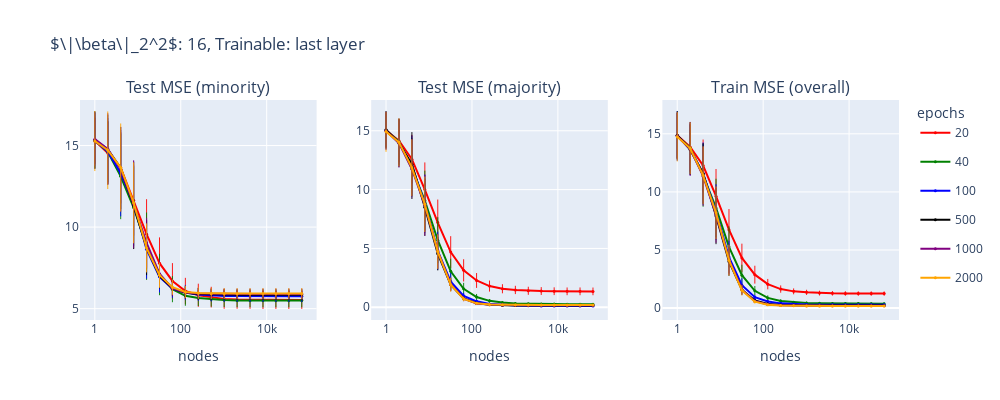

The cell this chart's notebook holds for it:
### Code cell
epochs_list = np.unique(df['epochs'])
color_list=['red', 'green', 'blue', 'black', 'purple', 'orange']

from plotly.subplots import make_subplots
import plotly.graph_objects as go
import plotly
fig = make_subplots(rows = 1, cols=3, subplot_titles=['Test MSE (minority)', 'Test MSE (majority)', 'Train MSE (overall)'])
for epochs, color in zip(epochs_list, color_list):
    line = go.scatter.Line(color = color)
    result1 = result.loc[result['epochs']==epochs]
    nodes, mean, std, count = result1['nodes'], result1['minority-mse']['mean'], result1['minority-mse']['std'],\
     result1['minority-mse']['count']
    error_y = dict(type = 'data', array = std, color = color, width = 0, thickness = 0.9)
    marker = dict(size = 3)
    fig.append_trace(go.Scatter(x = nodes, y = mean, line = line, error_y = error_y, marker = marker, name = str(epochs),\
         legendgroup = str(epochs), showlegend = False), row = 1, col = 1)

    mean, std, count = result1['majority-mse']['mean'], result1['majority-mse']['std'], result1['majority-mse']['count']
    error_y['array'] = std
    fig.append_trace(go.Scatter(x = nodes, y = mean, line = line,  error_y = error_y, marker = marker, name = str(epochs),\
        legendgroup = str(epochs), showlegend = False), row = 1, col = 2)

    mean, std, count = result1['train-mse']['mean'], result1['train-mse']['std'], result1['train-mse']['count']
    error_y['array'] = std
    fig.append_trace(go.Scatter(x = nodes, y = mean, line = line, error_y = error_y, marker = marker,  name = str(epochs),\
        legendgroup = str(epochs), showlegend = True), row = 1, col = 3)


fig.update_xaxes(type = 'log', title = 'nodes')
fig.update_layout(height = 400, width = 1000, legend_title_text='epochs', title = plotly_title)

fig.show()
plotly.offline.plot(fig, filename = 'html_plots/' + filename + '.html')

### Figure 1 — Plotly figure (JSON) as saved in the notebook; plotly's stock layout.template omitted (floating-point values rounded to 4 significant figures)
{"data": [{"error_y": {"array": [1.419, 1.918, 2.187, 2.169, 2.143, 1.579, 1.094, 0.8081, 0.7091, 0.6333, 0.6037, 0.5728, 0.5637, 0.5627, 0.5528, 0.5563, 0.5529], "color": "red", "thickness": 0.9, "type": "data", "width": 0}, "legendgroup": "20", "line": {"color": "red"}, "marker": {"size": 3}, "name": "20", "showlegend": false, "type": "scatter", "x": [1, 2, 4, 8, 16, 32, 64, 128, 256, 512, 1024, 2048, 4096, 8192, 16384, 32768, 65536], "xaxis": "x", "y": [15.29, 14.55, 13.64, 11.65, 9.569, 7.791, 6.699, 6.081, 5.822, 5.708, 5.596, 5.566, 5.553, 5.542, 5.536, 5.535, 5.537], "yaxis": "y"}, {"error_y": {"array": [1.524, 1.84, 2.07, 2.307, 1.961, 1.356, 0.9452, 0.631, 0.4689, 0.3876, 0.3518, 0.3422, 0.3338, 0.3288, 0.3275, 0.3301, 0.3262], "color": "red", "thickness": 0.9, "type": "data", "width": 0}, "legendgroup": "20", "line": {"color": "red"}, "marker": {"size": 3}, "name": "20", "showlegend": false, "type": "scatter", "x": [1, 2, 4, 8, 16, 32, 64, 128, 256, 512, 1024, 2048, 4096, 8192, 16384, 32768, 65536], "xaxis": "x2", "y": [15.03, 14.15, 12.58, 10.0, 7.194, 4.688, 3.137, 2.276, 1.8, 1.573, 1.472, 1.4, 1.379, 1.364, 1.355, 1.355, 1.35], "yaxis": "y2"}, {"error_y": {"array": [1.948, 2.125, 2.236, 2.338, 1.773, 1.227, 0.7691, 0.4475, 0.3143, 0.2536, 0.2225, 0.2061, 0.1947, 0.1941, 0.1914, 0.1911, 0.1894], "color": "red", "thickness": 0.9, "type": "data", "width": 0}, "legendgroup": "20", "line": {"color": "red"}, "marker": {"size": 3}, "name": "20", "showlegend": true, "type": "scatter", "x": [1, 2, 4, 8, 16, 32, 64, 128, 256, 512, 1024, 2048, 4096, 8192, 16384, 32768, 65536], "xaxis": "x3", "y": [14.87, 13.87, 12.27, 9.635, 6.753, 4.319, 2.877, 2.061, 1.638, 1.441, 1.354, 1.291, 1.271, 1.258, 1.249, 1.249, 1.246], "yaxis": "y3"}, {"error_y": {"array": [1.702, 1.882, 2.626, 2.528, 2.068, 1.267, 0.8012, 0.6101, 0.4894, 0.4485, 0.4316, 0.4159, 0.4164, 0.4105, 0.4128, 0.4127, 0.4113], "color": "green", "thickness": 0.9, "type": "data", "width": 0}, "legendgroup": "40", "line": {"color": "green"}, "marker": {"size": 3}, "name": "40", "showlegend": false, "type": "scatter", "x": [1, 2, 4, 8, 16, 32, 64, 128, 256, 512, 1024, 2048, 4096, 8192, 16384, 32768, 65536], "xaxis": "x", "y": [15.32, 14.62, 13.11, 11.2, 8.828, 7.092, 6.195, 5.787, 5.651, 5.575, 5.533, 5.506, 5.507, 5.495, 5.5, 5.497, 5.496], "yaxis": "y"}, {"error_y": {"array": [1.582, 1.958, 2.581, 2.542, 1.952, 1.065, 0.5066, 0.2597, 0.1498, 0.1148, 0.0995, 0.08794, 0.08595, 0.08456, 0.08277, 0.08361, 0.08255], "color": "green", "thickness": 0.9, "type": "data", "width": 0}, "legendgroup": "40", "line": {"color": "green"}, "marker": {"size": 3}, "name": "40", "showlegend": false, "type": "scatter", "x": [1, 2, 4, 8, 16, 32, 64, 128, 256, 512, 1024, 2048, 4096, 8192, 16384, 32768, 65536], "xaxis": "x2", "y": [15.05, 14.07, 11.78, 9.066, 5.701, 3.057, 1.569, 0.871, 0.5449, 0.3975, 0.3284, 0.2913, 0.2758, 0.2682, 0.2646, 0.2619, 0.2608], "yaxis": "y2"}, {"error_y": {"array": [1.971, 2.23, 2.709, 2.511, 1.762, 0.905, 0.4107, 0.2128, 0.1384, 0.1209, 0.1171, 0.1153, 0.1127, 0.1117, 0.111, 0.1116, 0.1108], "color": "green", "thickness": 0.9, "type": "data", "width": 0}, "legendgroup": "40", "line": {"color": "green"}, "marker": {"size": 3}, "name": "40", "showlegend": true, "type": "scatter", "x": [1, 2, 4, 8, 16, 32, 64, 128, 256, 512, 1024, 2048, 4096, 8192, 16384, 32768, 65536], "xaxis": "x3", "y": [14.83, 13.78, 11.43, 8.623, 5.271, 2.827, 1.489, 0.8794, 0.6079, 0.4949, 0.4357, 0.4087, 0.3959, 0.3894, 0.3862, 0.3842, 0.3833], "yaxis": "y3"}, {"error_y": {"array": [1.751, 2.045, 2.647, 2.592, 1.809, 0.9554, 0.5612, 0.4665, 0.3953, 0.3638, 0.3636, 0.3619, 0.3602, 0.3547, 0.3577, 0.3567, 0.3558], "color": "blue", "thickness": 0.9, "type": "data", "width": 0}, "legendgroup": "100", "line": {"color": "blue"}, "marker": {"size": 3}, "name": "100", "showlegend": false, "type": "scatter", "x": [1, 2, 4, 8, 16, 32, 64, 128, 256, 512, 1024, 2048, 4096, 8192, 16384, 32768, 65536], "xaxis": "x", "y": [15.31, 14.63, 13.31, 11.44, 8.639, 6.95, 6.224, 5.988, 5.874, 5.806, 5.78, 5.769, 5.76, 5.757, 5.756, 5.757, 5.755], "yaxis": "y"}, {"error_y": {"array": [1.636, 1.957, 2.585, 2.463, 1.626, 0.7282, 0.2558, 0.125, 0.05787, 0.03874, 0.03558, 0.03422, 0.03251, 0.03075, 0.03098, 0.03107, 0.03095], "color": "blue", "thickness": 0.9, "type": "data", "width": 0}, "legendgroup": "100", "line": {"color": "blue"}, "marker": {"size": 3}, "name": "100", "showlegend": false, "type": "scatter", "x": [1, 2, 4, 8, 16, 32, 64, 128, 256, 512, 1024, 2048, 4096, 8192, 16384, 32768, 65536], "xaxis": "x2", "y": [15.04, 13.98, 12.01, 8.806, 4.801, 2.185, 0.971, 0.506, 0.2877, 0.1902, 0.1484, 0.1281, 0.1168, 0.1119, 0.1094, 0.1083, 0.1075], "yaxis": "y2"}, {"error_y": {"array": [2.133, 2.25, 2.678, 2.389, 1.41, 0.6088, 0.2092, 0.1315, 0.1039, 0.09803, 0.09659, 0.09628, 0.0965, 0.09635, 0.09638, 0.09605, 0.09606], "color": "blue", "thickness": 0.9, "type": "data", "width": 0}, "legendgroup": "100", "line": {"color": "blue"}, "marker": {"size": 3}, "name": "100", "showlegend": true, "type": "scatter", "x": [1, 2, 4, 8, 16, 32, 64, 128, 256, 512, 1024, 2048, 4096, 8192, 16384, 32768, 65536], "xaxis": "x3", "y": [14.8, 13.69, 11.58, 8.27, 4.388, 1.967, 0.935, 0.5729, 0.4068, 0.3365, 0.3063, 0.2907, 0.2844, 0.2805, 0.2786, 0.2775, 0.2773], "yaxis": "y3"}, {"error_y": {"array": [1.765, 2.137, 2.517, 2.675, 1.682, 0.7658, 0.4825, 0.3826, 0.363, 0.3511, 0.3409, 0.3444, 0.34, 0.3391, 0.3413, 0.3397, 0.3403], "color": "black", "thickness": 0.9, "type": "data", "width": 0}, "legendgroup": "500", "line": {"color": "black"}, "marker": {"size": 3}, "name": "500", "showlegend": false, "type": "scatter", "x": [1, 2, 4, 8, 16, 32, 64, 128, 256, 512, 1024, 2048, 4096, 8192, 16384, 32768, 65536], "xaxis": "x", "y": [15.34, 14.76, 13.62, 11.33, 8.739, 7.012, 6.25, 5.978, 5.9, 5.873, 5.86, 5.858, 5.854, 5.855, 5.855, 5.855, 5.855], "yaxis": "y"}, {"error_y": {"array": [1.536, 2.043, 2.73, 2.438, 1.422, 0.5512, 0.1882, 0.0805, 0.05469, 0.05004, 0.05074, 0.05115, 0.05067, 0.05089, 0.05082, 0.05065, 0.05077], "color": "black", "thickness": 0.9, "type": "data", "width": 0}, "legendgroup": "500", "line": {"color": "black"}, "marker": {"size": 3}, "name": "500", "showlegend": false, "type": "scatter", "x": [1, 2, 4, 8, 16, 32, 64, 128, 256, 512, 1024, 2048, 4096, 8192, 16384, 32768, 65536], "xaxis": "x2", "y": [15.1, 13.96, 12.16, 8.498, 4.556, 1.918, 0.7517, 0.3514, 0.2198, 0.1724, 0.1561, 0.1482, 0.1443, 0.1428, 0.1419, 0.1413, 0.1411], "yaxis": "y2"}, {"error_y": {"array": [2.089, 2.18, 2.612, 2.427, 1.246, 0.4271, 0.1611, 0.09459, 0.08116, 0.07818, 0.076, 0.07615, 0.07563, 0.07549, 0.07539, 0.07535, 0.07527], "color": "black", "thickness": 0.9, "type": "data", "width": 0}, "legendgroup": "500", "line": {"color": "black"}, "marker": {"size": 3}, "name": "500", "showlegend": true, "type": "scatter", "x": [1, 2, 4, 8, 16, 32, 64, 128, 256, 512, 1024, 2048, 4096, 8192, 16384, 32768, 65536], "xaxis": "x3", "y": [14.87, 13.64, 11.59, 7.929, 4.015, 1.587, 0.6525, 0.3626, 0.273, 0.2446, 0.2315, 0.2266, 0.224, 0.2226, 0.2222, 0.2218, 0.2217], "yaxis": "y3"}, {"error_y": {"array": [1.63, 2.19, 2.594, 2.704, 1.527, 0.8316, 0.4725, 0.3741, 0.3469, 0.3461, 0.3387, 0.335, 0.3385, 0.3377, 0.3381, 0.3387, 0.3388], "color": "purple", "thickness": 0.9, "type": "data", "width": 0}, "legendgroup": "1000", "line": {"color": "purple"}, "marker": {"size": 3}, "name": "1000", "showlegend": false, "type": "scatter", "x": [1, 2, 4, 8, 16, 32, 64, 128, 256, 512, 1024, 2048, 4096, 8192, 16384, 32768, 65536], "xaxis": "x", "y": [15.39, 14.8, 13.55, 11.4, 9.04, 7.145, 6.239, 5.986, 5.928, 5.91, 5.905, 5.899, 5.898, 5.898, 5.896, 5.896, 5.896], "yaxis": "y"}, {"error_y": {"array": [1.612, 2.09, 2.54, 2.589, 1.482, 0.5792, 0.2111, 0.07848, 0.0672, 0.06357, 0.06407, 0.06196, 0.06203, 0.06237, 0.06246, 0.06282, 0.06274], "color": "purple", "thickness": 0.9, "type": "data", "width": 0}, "legendgroup": "1000", "line": {"color": "purple"}, "marker": {"size": 3}, "name": "1000", "showlegend": false, "type": "scatter", "x": [1, 2, 4, 8, 16, 32, 64, 128, 256, 512, 1024, 2048, 4096, 8192, 16384, 32768, 65536], "xaxis": "x2", "y": [14.99, 13.96, 11.75, 8.671, 4.753, 1.958, 0.7233, 0.3274, 0.2253, 0.192, 0.1788, 0.1719, 0.1699, 0.1687, 0.1681, 0.1678, 0.1677], "yaxis": "y2"}, {"error_y": {"array": [2.001, 2.326, 2.56, 2.416, 1.326, 0.4587, 0.1547, 0.08922, 0.07428, 0.07047, 0.06824, 0.0679, 0.06733, 0.06736, 0.06726, 0.06722, 0.06717], "color": "purple", "thickness": 0.9, "type": "data", "width": 0}, "legendgroup": "1000", "line": {"color": "purple"}, "marker": {"size": 3}, "name": "1000", "showlegend": true, "type": "scatter", "x": [1, 2, 4, 8, 16, 32, 64, 128, 256, 512, 1024, 2048, 4096, 8192, 16384, 32768, 65536], "xaxis": "x3", "y": [14.81, 13.7, 11.35, 8.04, 4.181, 1.582, 0.5937, 0.3161, 0.2445, 0.2207, 0.2101, 0.2056, 0.2036, 0.2025, 0.2021, 0.2018, 0.2017], "yaxis": "y3"}, {"error_y": {"array": [1.84, 2.378, 2.702, 2.483, 1.502, 0.7742, 0.4679, 0.3802, 0.3489, 0.3414, 0.3369, 0.3383, 0.34, 0.3389, 0.3408, 0.3402, 0.3396], "color": "orange", "thickness": 0.9, "type": "data", "width": 0}, "legendgroup": "2000", "line": {"color": "orange"}, "marker": {"size": 3}, "name": "2000", "showlegend": false, "type": "scatter", "x": [1, 2, 4, 8, 16, 32, 64, 128, 256, 512, 1024, 2048, 4096, 8192, 16384, 32768, 65536], "xaxis": "x", "y": [15.28, 14.71, 13.65, 11.49, 8.725, 7.054, 6.319, 6.02, 5.961, 5.937, 5.928, 5.926, 5.923, 5.925, 5.922, 5.922, 5.923], "yaxis": "y"}, {"error_y": {"array": [1.717, 2.036, 2.409, 2.355, 1.467, 0.5944, 0.1849, 0.08536, 0.07325, 0.07211, 0.07022, 0.07137, 0.07051, 0.07129, 0.07134, 0.07119, 0.0712], "color": "orange", "thickness": 0.9, "type": "data", "width": 0}, "legendgroup": "2000", "line": {"color": "orange"}, "marker": {"size": 3}, "name": "2000", "showlegend": false, "type": "scatter", "x": [1, 2, 4, 8, 16, 32, 64, 128, 256, 512, 1024, 2048, 4096, 8192, 16384, 32768, 65536], "xaxis": "x2", "y": [14.93, 14.02, 11.87, 8.756, 4.73, 1.919, 0.7108, 0.3329, 0.2397, 0.2119, 0.1995, 0.1938, 0.1914, 0.19, 0.1893, 0.1889, 0.1888], "yaxis": "y2"}, {"error_y": {"array": [2.12, 2.227, 2.492, 2.268, 1.326, 0.4461, 0.1377, 0.07799, 0.06512, 0.06333, 0.06076, 0.05976, 0.05889, 0.05847, 0.05848, 0.05844, 0.05853], "color": "orange", "thickness": 0.9, "type": "data", "width": 0}, "legendgroup": "2000", "line": {"color": "orange"}, "marker": {"size": 3}, "name": "2000", "showlegend": true, "type": "scatter", "x": [1, 2, 4, 8, 16, 32, 64, 128, 256, 512, 1024, 2048, 4096, 8192, 16384, 32768, 65536], "xaxis": "x3", "y": [14.75, 13.75, 11.43, 8.201, 4.122, 1.53, 0.5515, 0.292, 0.2231, 0.2001, 0.1901, 0.185, 0.1827, 0.1815, 0.1809, 0.1805, 0.1805], "yaxis": "y3"}], "layout": {"annotations": [{"font": {"size": 16}, "showarrow": false, "text": "Test MSE (minority)", "x": 0.1444, "xanchor": "center", "xref": "paper", "y": 1, "yanchor": "bottom", "yref": "paper"}, {"font": {"size": 16}, "showarrow": false, "text": "Test MSE (majority)", "x": 0.5, "xanchor": "center", "xref": "paper", "y": 1, "yanchor": "bottom", "yref": "paper"}, {"font": {"size": 16}, "showarrow": false, "text": "Train MSE (overall)", "x": 0.8556, "xanchor": "center", "xref": "paper", "y": 1, "yanchor": "bottom", "yref": "paper"}], "height": 400, "legend": {"title": {"text": "epochs"}}, "title": {"text": "$\\|\\beta\\|_2^2$: 16, Trainable: last layer"}, "width": 1000, "xaxis": {"anchor": "y", "domain": [0, 0.2889], "title": {"text": "nodes"}, "type": "log"}, "xaxis2": {"anchor": "y2", "domain": [0.3556, 0.6444], "title": {"text": "nodes"}, "type": "log"}, "xaxis3": {"anchor": "y3", "domain": [0.7111, 1], "title": {"text": "nodes"}, "type": "log"}, "yaxis": {"anchor": "x", "domain": [0, 1]}, "yaxis2": {"anchor": "x2", "domain": [0, 1]}, "yaxis3": {"anchor": "x3", "domain": [0, 1]}}}
